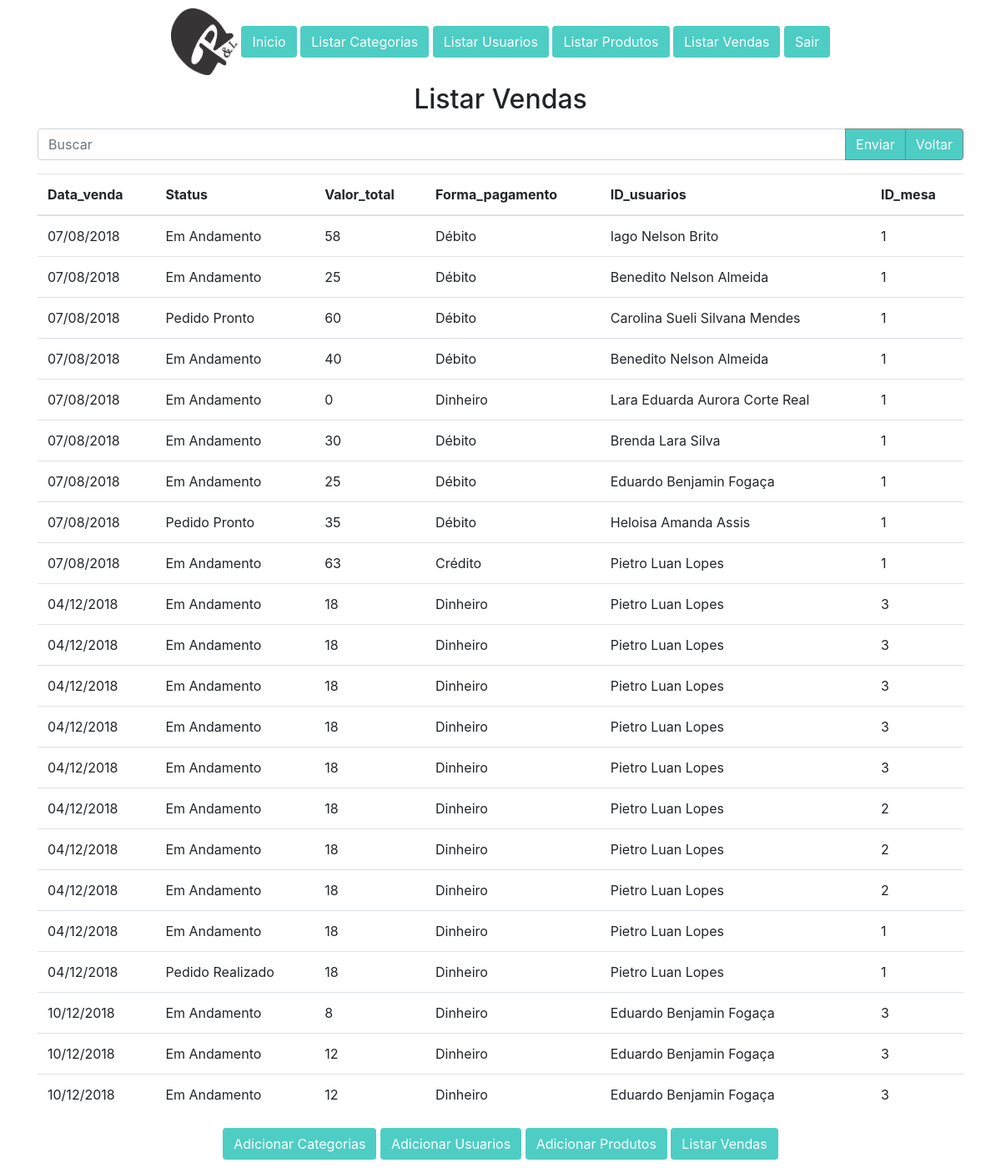
/comanda/listavenda.php (signed in), run on the app's committed database.
### tables this page shows
CREATE TABLE IF NOT EXISTS `comanda` (
`ID` int(11) NOT NULL,
  `Data_venda` date NOT NULL,
  `Status` int(2) NOT NULL,
  `Valor_total` float NOT NULL,
  `Forma_pagamento` int(2) NOT NULL,
  `ID_usuarios` int(11) DEFAULT NULL,
  `ID_mesa` int(11) DEFAULT NULL
);

CREATE TABLE IF NOT EXISTS `usuarios` (
`ID` int(11) NOT NULL,
  `Nome` varchar(50) NOT NULL,
  `E_mail` varchar(30) NOT NULL,
  `Nascimento` date NOT NULL,
  `RG` int(11) NOT NULL,
  `Tipo` varchar(10) NOT NULL,
  `Senha` varchar(250) NOT NULL,
  `CPF` varchar(13) NOT NULL,
  `Endereco` varchar(25) NOT NULL
);

### class/Comanda.class.php (called while the page is built, shortened)
<?php
class Vendas{
		private $conexao;
		private $tabela;
		public function __construct(){
			$this->conexao = mysqli_connect("localhost", "root", "", "bancopietro")
			or die("Erro de Conexão no Banco");
			$this->tabela = "comanda";
		}
		public function __get($key){
			return $this->$key;
		}
		public function listar($complemento = ""){
			$sql = "SELECT $this->tabela.*,usuarios.Nome as nomeUser, usuarios.ID as usuarios FROM $this->tabela inner join usuarios on $this->tabela.ID_usuarios=usuarios.ID INNER JOIN mesa on $this->tabela.ID_mesa = mesa.ID ORDER BY Data_venda".$complemento;
			$resultado = mysqli_query($this->conexao, $sql);
		$retorno = null;
		while($res = mysqli_fetch_assoc($resultado)){
			$obj = new Vendas();
			$obj->ID = $res['ID'];
			$obj->Data_venda = $res['Data_venda'];
			$obj->Status = $res['Status'];
			$obj->Valor_total = $res['Valor_total'];
			$obj->Forma_pagamento = $res['Forma_pagamento'];
			$obj->ID_usuarios = $res['ID_usuarios'];
			$obj->ID_mesa = $res['ID_mesa'];
			$obj->nomeUser = $res['nomeUser'];
			$retorno[] = $obj;
		}
		return $retorno;
		}
	}
?>

### comanda/listavenda.php (the view, shortened to what this page needs)
<?php
	include_once "../topo.php";
	include_once "../class/Comanda.class.php";
?>
    <div style="text-align: center; margin: 10px auto 10px auto ">
		<img src="../imagem/logoGR&L.png" height="80" width="80" style="text-align: 20px">
		<a type="button" class="btn" style="background:#4ECDC4; color: white" href="../index2.php">Inicio</a>
		<a type="button" class="btn" style="background:#4ECDC4; color: white" href="../categoria/listacat.php">Listar Categorias</a>
		<a type="button" class="btn" style="background:#4ECDC4; color: white" href="../usuario/listausu.php">Listar Usuarios</a>
		<a type="button" class="btn" style="background:#4ECDC4; color: white" href="../produto/listaprod.php">Listar Produtos</a>
		<a type="button" class="btn" style="background:#4ECDC4; color: white" href="listavenda.php">Listar Vendas</a>
		<a type="button" class="btn" style="background:#4ECDC4; color: white" href="../usuario/logout.php">Sair</a>
		</div>
	<h2 style="text-align:center;">Listar Vendas</h2>
	<form>
		<div class="container mt-3">
			<div class="input-group mb-3">
				<input class="form-control" type="text" name="Buscar" placeholder="Buscar"/>
				<div class="input-group-append">
					<input class="btn btn-success" style="border:0.5px solid, gray; background:#4ECDC4; color: white" type="submit" value="Enviar">
					<button class="btn btn-success" style="border:0.5px solid, gray; background:#4ECDC4; color: white" onclick='window.location.href="listavenda.php"'>Voltar</button>
				</div>
			</div>
		</div>
	</form>
<?php
	$obj = new Vendas;
	if(isset($_GET['Buscar']))
		$retorno = $obj->listar('where comanda.ID = "'.$_GET['Buscar'].'" or comanda.ID_mesa = "'.$_GET['Buscar'].'"');
	else
		$retorno = $obj-> listar();
	echo "<div class='container'>
	<table class='table table-hover'>
		<thead>
			<th>Data_venda</th>
			<th>Status</th>
			<th>Valor_total</th>
			<th>Forma_pagamento</th>
            <th>ID_usuarios</th>
            <th>ID_mesa</th>
		</thead>
		<tbody>";
		if($retorno ==''){
			echo "Sua busca não retornou nenhum resultado, tente novamente";
		}
		else {
			foreach ($retorno as $linha){
				if ($linha->Status == 0){
					$statusOk = "Pedido Realizado";
				}
				elseif($linha->Status == 1){
					$statusOk = "Em Andamento";
					}
				else{
					$statusOk = "Pedido Pronto";
				}
				if ($linha->Forma_pagamento == 0){
					$pagamentoOk = "Dinheiro";
				}
				elseif($linha->Forma_pagamento == 1){
					$pagamentoOk = "Débito";
				}
				else{
					$pagamentoOk = "Crédito";
				}
			echo "<tr>
					<td>".date("d/m/Y", strtotime($linha->Data_venda))."</td>
					<td>$statusOk</td>
                    <td>$linha->Valor_total</td>
                    <td>$pagamentoOk</td>
                    <td>$linha->nomeUser</td>
                    <td>$linha->ID_mesa</td>
			   </tr>";
			}
		}
		echo "</tbody></table></div>";
?>
<div style="text-align: center; margin: 10px auto 10px auto ">
		<a type="button" class="btn" style="background:#4ECDC4; color: white" href="../categoria/categoria.php">Adicionar Categorias</a>
		<a type="button" class="btn" style="background:#4ECDC4; color: white" href="../usuario/usuario.php">Adicionar Usuarios</a>
		<a type="button" class="btn" style="background:#4ECDC4; color: white" href="../produto/produto.php">Adicionar Produtos</a>
		<a type="button" class="btn" style="background:#4ECDC4; color: white" href="listavenda.php">Listar Vendas</a>
		</div>

### data on the page
comanda: Data_venda "07/08/2018", Status "Em Andamento", Valor_total "58", Forma_pagamento "Débito", ID_usuarios.Nome "Iago Nelson Brito", ID_mesa "1"
comanda: Data_venda "07/08/2018", Status "Em Andamento", Valor_total "25", Forma_pagamento "Débito", ID_usuarios.Nome "Benedito Nelson Almeida", ID_mesa "1"
comanda: Data_venda "07/08/2018", Status "Pedido Pronto", Valor_total "60", Forma_pagamento "Débito", ID_usuarios.Nome "Carolina Sueli Silvana Mendes", ID_mesa "1"
comanda: Data_venda "07/08/2018", Status "Em Andamento", Valor_total "40", Forma_pagamento "Débito", ID_usuarios.Nome "Benedito Nelson Almeida", ID_mesa "1"
comanda: Data_venda "07/08/2018", Status "Em Andamento", Valor_total "0", Forma_pagamento "Dinheiro", ID_usuarios.Nome "Lara Eduarda Aurora Corte Real", ID_mesa "1"
comanda: Data_venda "07/08/2018", Status "Em Andamento", Valor_total "30", Forma_pagamento "Débito", ID_usuarios.Nome "Brenda Lara Silva", ID_mesa "1"
comanda: Data_venda "07/08/2018", Status "Em Andamento", Valor_total "25", Forma_pagamento "Débito", ID_usuarios.Nome "Eduardo Benjamin Fogaça", ID_mesa "1"
comanda: Data_venda "07/08/2018", Status "Pedido Pronto", Valor_total "35", Forma_pagamento "Débito", ID_usuarios.Nome "Heloisa Amanda Assis", ID_mesa "1"
comanda: Data_venda "07/08/2018", Status "Em Andamento", Valor_total "63", Forma_pagamento "Crédito", ID_usuarios.Nome "Pietro Luan Lopes", ID_mesa "1"
comanda: Data_venda "04/12/2018", Status "Em Andamento", Valor_total "18", Forma_pagamento "Dinheiro", ID_usuarios.Nome "Pietro Luan Lopes", ID_mesa "3"
comanda: Data_venda "04/12/2018", Status "Em Andamento", Valor_total "18", Forma_pagamento "Dinheiro", ID_usuarios.Nome "Pietro Luan Lopes", ID_mesa "3"
comanda: Data_venda "04/12/2018", Status "Em Andamento", Valor_total "18", Forma_pagamento "Dinheiro", ID_usuarios.Nome "Pietro Luan Lopes", ID_mesa "3"
comanda: Data_venda "04/12/2018", Status "Em Andamento", Valor_total "18", Forma_pagamento "Dinheiro", ID_usuarios.Nome "Pietro Luan Lopes", ID_mesa "3"
comanda: Data_venda "04/12/2018", Status "Em Andamento", Valor_total "18", Forma_pagamento "Dinheiro", ID_usuarios.Nome "Pietro Luan Lopes", ID_mesa "3"
comanda: Data_venda "04/12/2018", Status "Em Andamento", Valor_total "18", Forma_pagamento "Dinheiro", ID_usuarios.Nome "Pietro Luan Lopes", ID_mesa "2"
comanda: Data_venda "04/12/2018", Status "Em Andamento", Valor_total "18", Forma_pagamento "Dinheiro", ID_usuarios.Nome "Pietro Luan Lopes", ID_mesa "2"
comanda: Data_venda "04/12/2018", Status "Em Andamento", Valor_total "18", Forma_pagamento "Dinheiro", ID_usuarios.Nome "Pietro Luan Lopes", ID_mesa "2"
comanda: Data_venda "04/12/2018", Status "Em Andamento", Valor_total "18", Forma_pagamento "Dinheiro", ID_usuarios.Nome "Pietro Luan Lopes", ID_mesa "1"
comanda: Data_venda "04/12/2018", Status "Pedido Realizado", Valor_total "18", Forma_pagamento "Dinheiro", ID_usuarios.Nome "Pietro Luan Lopes", ID_mesa "1"
comanda: Data_venda "10/12/2018", Status "Em Andamento", Valor_total "8", Forma_pagamento "Dinheiro", ID_usuarios.Nome "Eduardo Benjamin Fogaça", ID_mesa "3"
comanda: Data_venda "10/12/2018", Status "Em Andamento", Valor_total "12", Forma_pagamento "Dinheiro", ID_usuarios.Nome "Eduardo Benjamin Fogaça", ID_mesa "3"
comanda: Data_venda "10/12/2018", Status "Em Andamento", Valor_total "12", Forma_pagamento "Dinheiro", ID_usuarios.Nome "Eduardo Benjamin Fogaça", ID_mesa "3"
